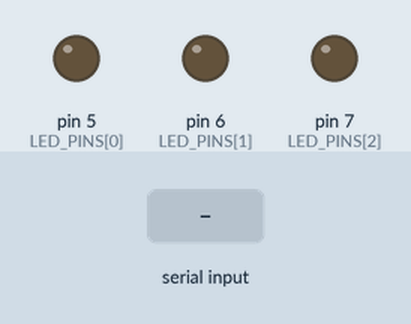
Recording of a sketch running on a simulated Arduino Uno, built with avr-gcc and run on an emulated ATmega328P. Parts: output pins drawn as LEDs (lit = HIGH). The inputs (shaded band) are chosen by the test bench.

Above: at 1.2 s.
1.3 s: "1\n" received over Serial
At 3.5 s:
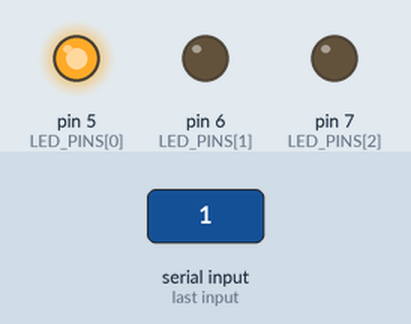
3.8 s: "3\n" received over Serial
At 5.3 s:
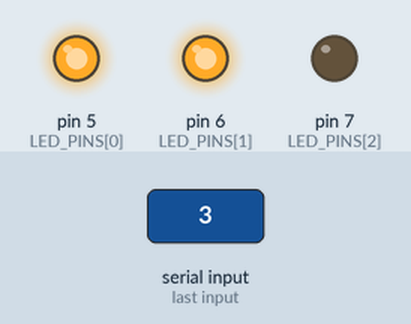
6.3 s: "0\n" received over Serial
At 8.4 s:
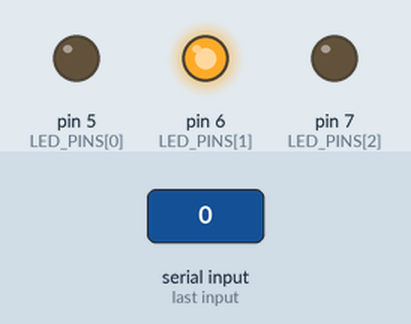
8.8 s: "5\n" received over Serial
At 10.3 s:
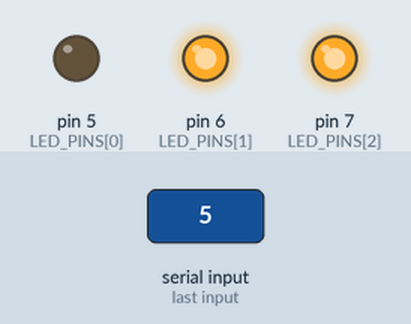
11.3 s: "2\n" received over Serial
At 13.4 s:
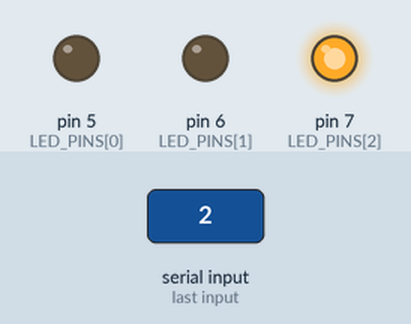
13.8 s: "4\n" received over Serial
At 15.4 s:
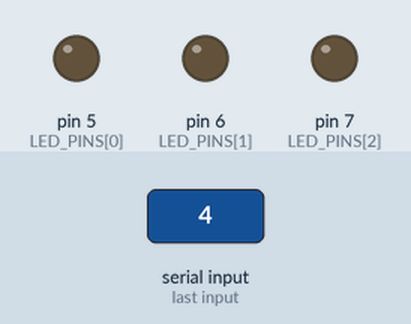
Timing chart, 0 to 16.9 s (numbered marks = the images above; inputs shaded):
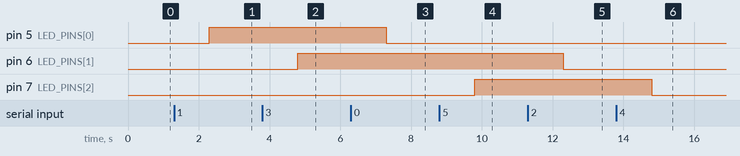

The sketch:

serial_monitor_to_LEDs.ino
```cpp
const int LED_COUNT = 3;
int LED_PINS[LED_COUNT] = {5, 6, 7};
enum LEDS {
  led_rood  = 0,
  led_groen = 1,
  led_geel  = 2
};
void setup() {
  for(int i=0; i< LED_COUNT; i++){
    pinMode(LED_PINS[i], OUTPUT);
  }
  Serial.begin(9600);
}

void loop() {

while (Serial.available() == 0){}
String v = Serial.readString();
int var = v.toInt();
switch (var){
  case 0:
    digitalWrite(LED_PINS[led_rood],LOW);
    break;
  case 1:
    digitalWrite(LED_PINS[led_rood],HIGH);
    break;
  case 2:
    digitalWrite(LED_PINS[led_groen],LOW);
    break;
  case 3:
    digitalWrite(LED_PINS[led_groen],HIGH);
    break;
  case 4:
    digitalWrite(LED_PINS[led_geel],LOW);
  break;
  case 5:
    digitalWrite(LED_PINS[led_geel],HIGH);
  break;
}

}
```

Measured:
- after the input at 1.3 s, pin 5 (LED_PINS[0]): LOW → HIGH after 1.0 s
- after the input at 3.8 s, pin 6 (LED_PINS[1]): LOW → HIGH after 1.0 s
- after the input at 6.3 s, pin 5 (LED_PINS[0]): HIGH → LOW after 1.0 s
- after the input at 8.8 s, pin 7 (LED_PINS[2]): LOW → HIGH after 1.0 s
- after the input at 11.3 s, pin 6 (LED_PINS[1]): HIGH → LOW after 1.0 s
- after the input at 13.8 s, pin 7 (LED_PINS[2]): HIGH → LOW after 1.0 s
